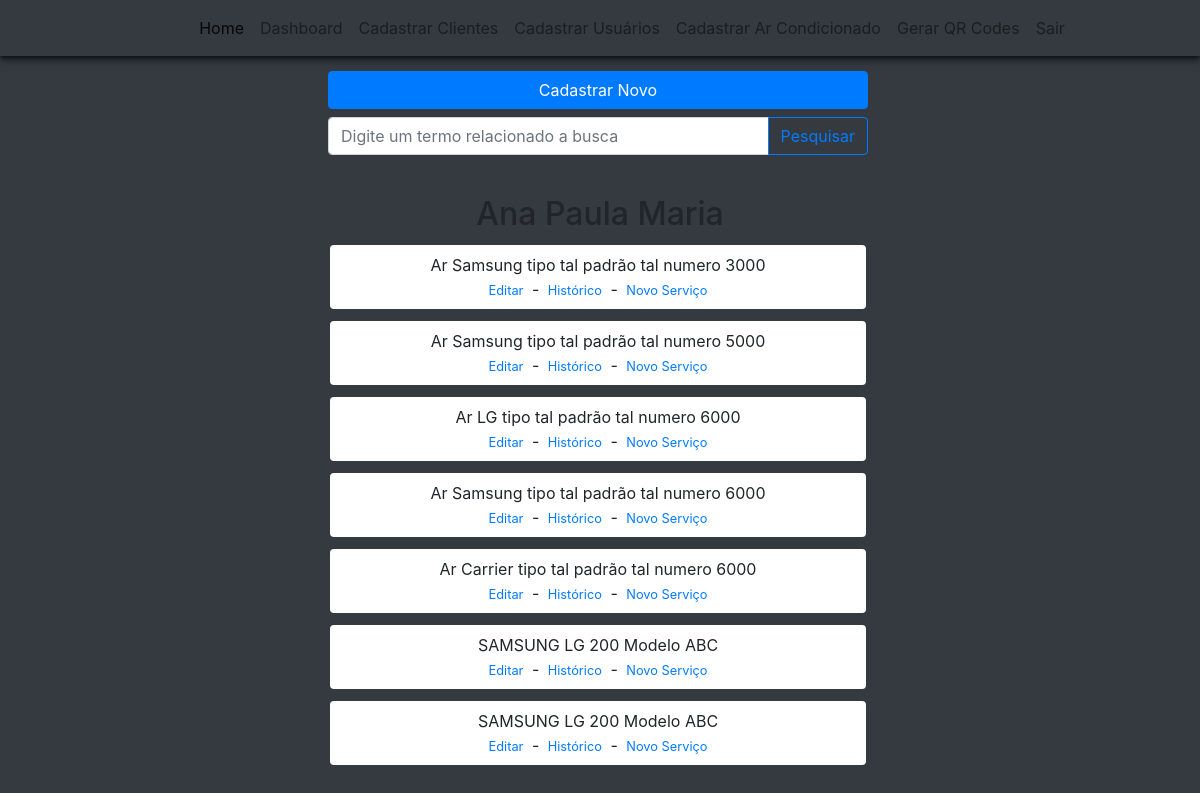
Page /dashboard/cliente/servicos/4 (signed in) on the committed database.
### climaxcool/models.py (models this page shows)
class Customers(database.Model):
    id = database.Column(database.Integer, primary_key=True)
    type_customer = database.Column(database.String, nullable=False)
    number_register_customer = database.Column(database.String, nullable=False, unique=True)
    name_customer = database.Column(database.String, nullable=False)
    name_responsible = database.Column(database.String)
    email = database.Column(database.String)
    address = database.Column(database.String)
    telephone_fixed = database.Column(database.String)
    telephone_mobile = database.Column(database.String, nullable=False)
    reference_point = database.Column(database.String)
    status_customer = database.Column(database.String, default="ATIVO")
    date_create = database.Column(database.DateTime, nullable=False, default=datetime.utcnow)
    date_last_update = database.Column(database.DateTime, default=datetime.utcnow, onupdate=datetime.utcnow)
    id_user = database.Column(database.Integer, database.ForeignKey('users.id'), nullable=False)
    equipment = database.relationship('Equipments', backref='company_asset', lazy=True)

class Equipments(database.Model):
    id = database.Column(database.Integer, primary_key=True)
    name_equipment = database.Column(database.String, nullable=False)
    btus_equipment = database.Column(database.Integer, nullable=False)
    brand_equipment = database.Column(database.String, nullable=False)
    address = database.Column(database.String, nullable=False)
    qr_code = database.Column(database.String, unique=True)
    status_equipment = database.Column(database.String, default="ATIVO")
    date_create = database.Column(database.DateTime, nullable=False, default=datetime.utcnow)
    id_customer = database.Column(database.Integer, database.ForeignKey('customers.id'), nullable=False)
    id_user = database.Column(database.Integer, database.ForeignKey('users.id'), nullable=False)

### climaxcool/route/routes.py (the view)
@app.route('/dashboard/cliente/servicos/<customer_id>')
@login_required
def equipment_summary(customer_id):
    customer = Customers.query.filter_by(id=customer_id).first();
    equipments = Equipments.query.filter_by(id_customer=customer_id).all();
    print(equipments);
    return render_template('summary_equipments.html', customer=customer, equipments=equipments)

### climaxcool/models.py (called while the page is built)
@login_manager.user_loader
def load_user(id_user):
    return Users.query.get(int(id_user))

### climaxcool/templates/summary_equipments.html (shortened to what this page needs)
{% extends 'nav_logged.html' %}
{% block bodynav %}
<div style="padding-top: 70px; height: 140vh;" class="container-fluid bg-dark">
    <div class="container">
        <div class="row text-center justify-content-center">
            <div class="col-12 col-lg-6 mb-2 mr-1">
                <button type="button" class="btn btn-primary w-100 px-1" onclick="window.location.href = '/cadastro-ar-condicionado/{{customer.id}}';">Cadastrar Novo</button>
            </div>
            <div class="col-12 col-lg-6 mb-4 mr-1">
                <form id="formAction" method="GET" action="{{ url_for('equipment_summary_filter', customer_id=customer.id ) }}">
                    <div class="input-group mb-3">
                        <input type="text" class="form-control" name="name_equipment_input" placeholder="Digite um termo relacionado a busca" aria-label="Digite um nome" aria-describedby="basic-addon2">
                        <div class="input-group-append">
                            <button class="btn btn-outline-primary" id="button-addon2" type="submit">Pesquisar</button>
                        </div>
                    </div>
                </form>
            </div>
        </div>
        <div class="container">
            {% if equipments is not none and equipments|length > 0 %}
            <div class="row justify-content-center mx-md-1">
                <h2 class="col-12 text-center d-none d-md-block" id="customer-name">{{customer.name_customer}}</h2>
                {%for equipment in equipments%}
                <div style="background-color: white;" class="rounded py-2 my-1 text-center col-12 col-lg-6 mb-2 mr-1">
                    <p class="my-0">{{equipment.name_equipment}}</p>
                    <a style="font-size: 0.8rem;" class="mx-1 align-items-center" href="">Editar</a>
                    <span> - </span>
                    <a style="font-size: 0.8rem;" class="mx-1 align-items-center" href="{{url_for('report_service', equipment_id=equipment.id)}}">Histórico</a>
                    <span> - </span>
                    <a style="font-size: 0.8rem;" class="mx-1 align-items-center" href="{{url_for('new_service', customer_id=customer.id, equipment_id=equipment.id)}}">Novo Serviço</a>
                </div>
                {% endfor %}
            </div>
            {%endif%}
        </div>
    </div>
</div>
{% endblock %}

### climaxcool/templates/nav_logged.html (shortened to what this page needs)
{% extends 'index.html'%}
{% block body %}
<nav class="box-shadow navbar navbar-expand-md navbar-light bg-dark fixed-top">
    <div class="margin-nav d-flex-md justify-content-center collapse navbar-collapse" id="navbarNav">
        <ul id="list-nav" class="navbar-nav">
            <li class="nav-item active">
                <a id="home" class="nav-link" href="{{ url_for('home') }}">Home</a>
            </li>
            <li class="nav-item">
                <a class="nav-link" href="{{ url_for('dashboard_customers') }}">Dashboard</a>
            </li>
            <li class="nav-item">
                <a class="nav-link" href="{{ url_for('customers_registration') }}">Cadastrar Clientes</a>
            </li>
            <li class="nav-item">
                <a class="nav-link" href="{{ url_for('users_registration') }}">Cadastrar Usuários</a>
            </li>
            <li class="nav-item">
                <a class="nav-link" href="{{ url_for('equipments_registration') }}">Cadastrar Ar Condicionado</a>
            </li>
            <li class="nav-item d-none d-xl-block">
                <a class="nav-link" href="{{ url_for('qr_code') }}">Gerar QR Codes</a>
            </li>
            <li class="nav-item">
                <a class="nav-link" href="{{ url_for('logout') }}">Sair</a>
            </li>
        </ul>
    </div>
</nav>
{% block bodynav %}
{% endblock %}
{% endblock %}

### climaxcool/templates/index.html (shortened to what this page needs)
<!DOCTYPE html>
<html lang="pt-br">
<head>
    <link rel="stylesheet" href="https://stackpath.bootstrapcdn.com/bootstrap/4.1.3/css/bootstrap.min.css">
    <link rel="stylesheet" href="https://cdnjs.cloudflare.com/ajax/libs/font-awesome/5.15.3/css/all.min.css" />
    <link rel="stylesheet" href="../static/main.css">
</head>
<body class="main-content bg-white" style="background-color: cornflowerblue; margin: 0px; padding-top: 0px">
    {% block body %}
    {% endblock %}
    <link rel="stylesheet" href="//code.jquery.com/ui/1.12.1/themes/base/jquery-ui.css">
</body>
</html>

### climaxcool/static/main.css (style rules this page uses)
.margin-nav { margin-right: auto; margin-left: 2rem; }
.box-shadow { box-shadow: 0 2px 4px 0 rgba(0, 0, 0, 0.5), 0 4px 8px 0 rgba(0, 0, 0, 0.5); }

### rows in the picture
Customers: name_customer "Ana Paula Maria"
Equipments: name_equipment "Ar Samsung tipo tal padrão tal numero 3000"
Equipments: name_equipment "Ar Samsung tipo tal padrão tal numero 5000"
Equipments: name_equipment "Ar LG tipo tal padrão tal numero 6000"
Equipments: name_equipment "Ar Samsung tipo tal padrão tal numero 6000"
Equipments: name_equipment "Ar Carrier tipo tal padrão tal numero 6000"
Equipments: name_equipment "SAMSUNG LG 200 Modelo ABC"
Equipments: name_equipment "SAMSUNG LG 200 Modelo ABC"
